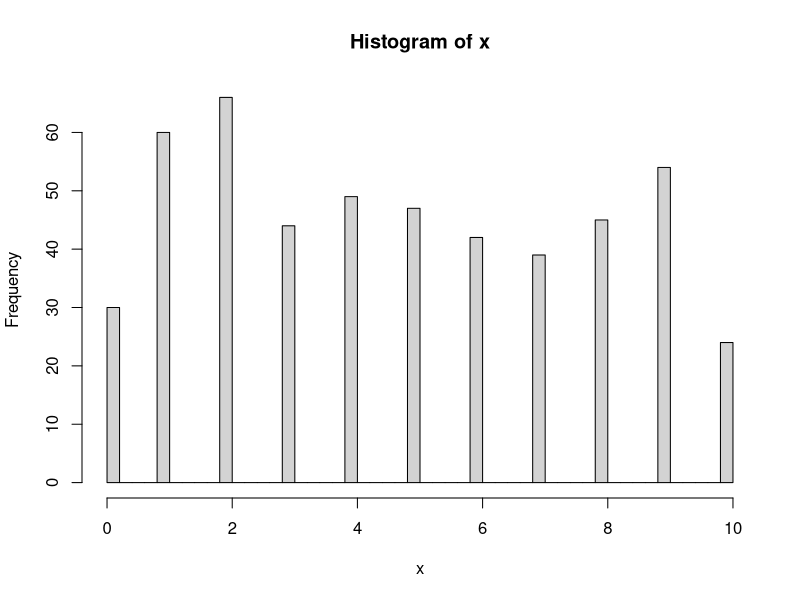
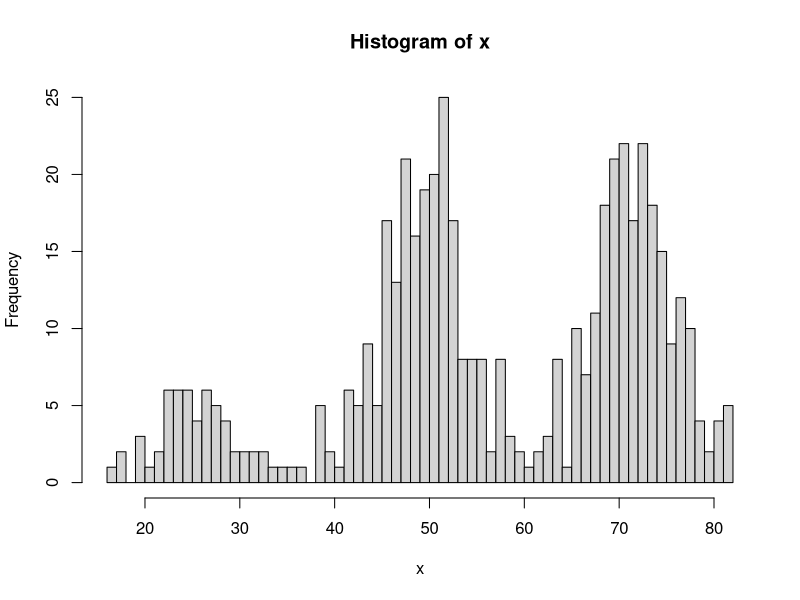

R code for these plots, in order:
## ---- chunk 1
knitr::opts_chunk$set(echo = TRUE)
## ---- chunk 2
# Implementation de l'algorithme EM
algo_em=function(x,niter=500,start,N,trace=TRUE,verbose=FALSE) {
  
  n=length(x)
  alpha=start$alpha
  p_vv=start$p_vv
  p_rv=start$p_rv
  eta=matrix(NA,nrow=n,ncol=3);
  theta=NULL
  
  if (trace) {
    theta=matrix(NA,niter,3)
  }
  
  for (iter in 1:niter) {
    if (trace) {
      theta[iter,]=c(alpha,p_vv,p_rv)
    }
    
    # Mise à jour des eta
    # eta_vv
    eta[,1]=(1-alpha)^x * alpha^(N-x) * p_vv
    # eta_rv
    eta[,2]=(1/2)^N * p_rv
    # eta_rr
    eta[,3]=alpha^x * (1-alpha)^(N-x) * (1-p_vv-p_rv)
    
    eta=eta/apply(eta,1,sum)
        
    # Mise à jour des paramètres
    alpha=(sum(eta[,1]*(N-x))+sum(eta[,3]*x))/((sum(eta[,1]*N)+sum(eta[,3])*N))
    p_vv=(sum(eta[,1])*(1-p_rv))/(sum(eta[,1])+sum(eta[,3]))
    p_rv=(sum(eta[,2])*(1-p_vv))/(sum(eta[,2])+sum(eta[,3]))
    
    
    if (verbose) print(c(iter,alpha,p_vv,p_rv));
  }
  
  return(list(alpha=alpha,p_vv=p_vv,p_rv=p_rv,theta=theta,eta=eta))
}
## ---- chunk 3
# Fonction générant des données pour essayer l'algorithme EM
data_generation <- function(p,N,proba_alpha,samplesize=500){
  
  #hidden state
  genotype=sample(c(1:3),samplesize,replace=TRUE,prob=p) # génotype généré via les 
                                                         # probabilités p_vv, p_rv, p_rr
  
  #observation
  x=rbinom(samplesize, N, proba_alpha[genotype]) # nombre de nucléotides variants
  return(x)
}

# alpha fixé
alpha=0.15

# N fixé
N=10
## ---- chunk 4
set.seed(12345) # pour fixer l'aléatoire 

x <- data_generation(p=c(0.3,0.4,(1-0.3-0.4)), # probabilités p_vv, p_rv, p_rr
                     N=N, # profondeur de lecture
                     proba_alpha=c(1-alpha,1/2,alpha)) # erreur de lecture
## ---- chunk 5
# Histogramme de X
hist(x, breaks=50)
## ---- chunk 6
# Valeurs de départ 
start=list(alpha=runif(1,min=0.001,max=0.5),p_vv=runif(1,0.01,1),p_rv=runif(1,0.01,1))

# Application de l'algorithme EM
emres <- algo_em(x,start=start,N=N)

emres$alpha
emres$p_vv
emres$p_rv
## ---- chunk 7
set.seed(12345) # pour fixer l'aléatoire 

# alpha fixé
alpha=0.27

# N fixé
N=100

x <- data_generation(p=c(0.4,0.5,(1-0.4-0.5)), # probabilités p_vv, p_rv, p_rr
                     N=N, # profondeur de lecture
                     proba_alpha=c(1-alpha,1/2,alpha)) # erreur de lecture
## ---- chunk 8
# Histogramme
hist(x, breaks=50)
## ---- chunk 9
# Valeurs de départ 
start=list(alpha=runif(1,min=0.001,max=0.5),p_vv=runif(1,0.01,1),p_rv=runif(1,0.01,1))

# Application de l'algorithme EM
emres <- algo_em(x,start=start,N=N)

emres$alpha
emres$p_vv
emres$p_rv
